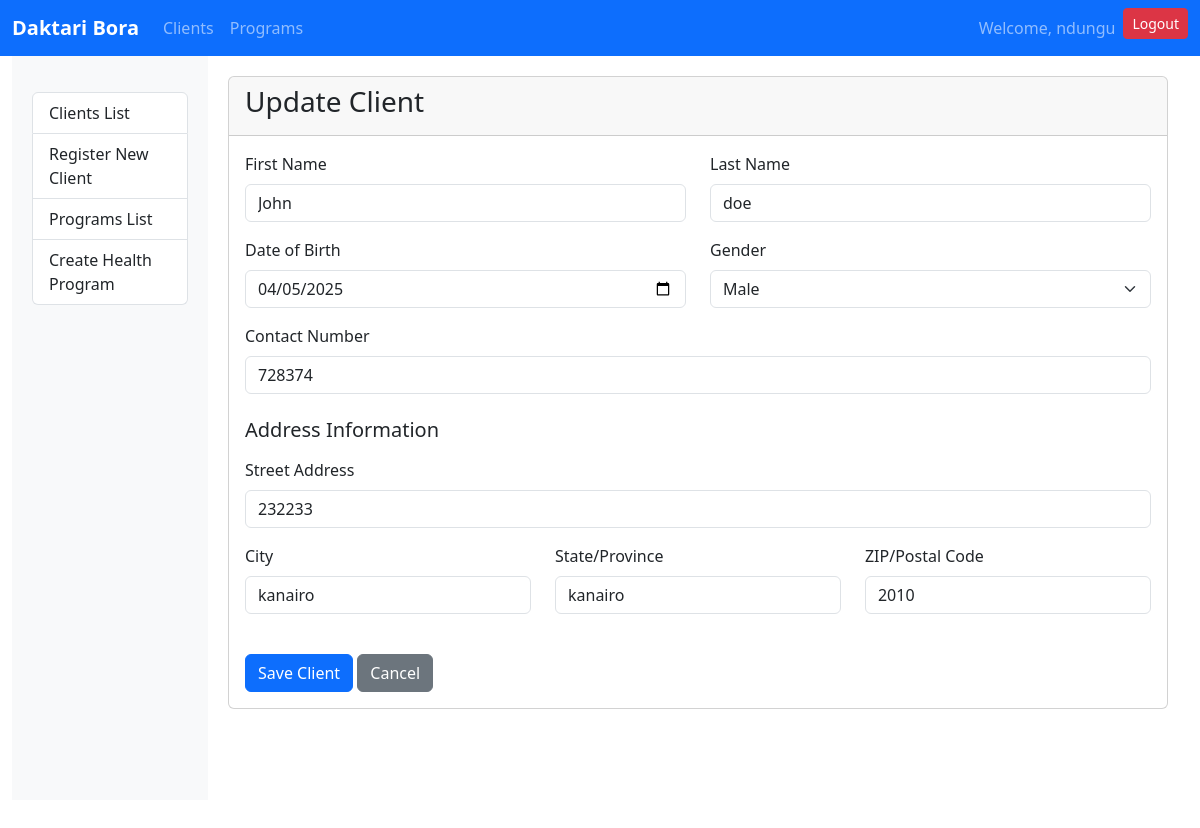
/clients/1/update/ (signed in), run on the app's committed database.
### clients/models.py (models this page shows, shortened)
class Client(models.Model):
    GENDER_CHOICES = [
        ('male', 'Male'),
        ('female', 'Female'),
        ('other', 'Other'),
    ]
    first_name = models.CharField(max_length=100)
    last_name = models.CharField(max_length=100)
    date_of_birth = models.DateField()
    gender = models.CharField(max_length=10, choices=GENDER_CHOICES)
    contact_number = models.CharField(max_length=15, blank=True, null=True)
    street_address = models.CharField(max_length=255, blank=True, null=True)
    city = models.CharField(max_length=100, blank=True, null=True)
    state = models.CharField(max_length=100, blank=True, null=True)
    zip_code = models.CharField(max_length=20, blank=True, null=True)
    created_by = models.ForeignKey(User, on_delete=models.SET_NULL, null=True)
    created_at = models.DateTimeField(auto_now_add=True)
    updated_at = models.DateTimeField(auto_now=True)

### clients/views.py (the view)
# urls.py: path('<int:pk>/update/', views.client_update, name='client_update'),
@login_required
def client_update(request, pk):
    client = get_object_or_404(Client, pk=pk, created_by=request.user)
    if request.method == 'POST':
        form = ClientForm(request.POST, instance=client)
        if form.is_valid():
            form.save()
            messages.success(request, 'Client updated successfully!')
            return redirect('client_detail', pk=client.pk)
    else:
        form = ClientForm(instance=client)
    return render(request, 'clients/client_form.html', {
        'form': form,
        'title': 'Update Client'
    })

### clients/forms.py
class ClientForm(forms.ModelForm):
    class Meta:
        model = Client
        fields = [
            'first_name', 'last_name', 'date_of_birth', 'gender',
            'contact_number', 'street_address', 'city', 'state', 'zip_code'
        ]
        widgets = {
            'date_of_birth': forms.DateInput(attrs={'type': 'date'}),
        }

### templates/clients/client_form.html (shortened to what this page needs)
{% extends 'base.html' %}
{% block content %}
<div class="card">
    <div class="card-header">
        <h3>{{ title }}</h3>
    </div>
    <div class="card-body">
        <form method="post">
            <div class="row">
                <div class="col-md-6 mb-3">
                    <label for="{{ form.first_name.id_for_label }}" class="form-label">First Name</label>
                    <input type="text" name="{{ form.first_name.name }}" id="{{ form.first_name.id_for_label }}"
                           class="form-control {% if form.first_name.errors %}is-invalid{% endif %}"
                           value="{{ form.first_name.value|default:'' }}" required>
                </div>
                <div class="col-md-6 mb-3">
                    <label for="{{ form.last_name.id_for_label }}" class="form-label">Last Name</label>
                    <input type="text" name="{{ form.last_name.name }}" id="{{ form.last_name.id_for_label }}"
                           class="form-control {% if form.last_name.errors %}is-invalid{% endif %}"
                           value="{{ form.last_name.value|default:'' }}" required>
                </div>
            </div>
            <div class="row">
                <div class="col-md-6 mb-3">
                    <label for="{{ form.date_of_birth.id_for_label }}" class="form-label">Date of Birth</label>
                    <input type="date" name="{{ form.date_of_birth.name }}" id="{{ form.date_of_birth.id_for_label }}"
                           class="form-control {% if form.date_of_birth.errors %}is-invalid{% endif %}"
                           value="{{ form.date_of_birth.value|date:'Y-m-d'|default:'' }}" required>
                </div>
                <div class="col-md-6 mb-3">
                    <label for="{{ form.gender.id_for_label }}" class="form-label">Gender</label>
                    <select name="{{ form.gender.name }}" id="{{ form.gender.id_for_label }}"
                            class="form-select {% if form.gender.errors %}is-invalid{% endif %}" required>
                        {% for choice in form.gender.field.choices %}
                            <option value="{{ choice.0 }}" {% if form.gender.value == choice.0 %}selected{% endif %}>
                                {{ choice.1 }}
                            </option>
                        {% endfor %}
                    </select>
                </div>
            </div>
            <div class="mb-3">
                <label for="{{ form.contact_number.id_for_label }}" class="form-label">Contact Number</label>
                <input type="text" name="{{ form.contact_number.name }}" id="{{ form.contact_number.id_for_label }}"
                       class="form-control {% if form.contact_number.errors %}is-invalid{% endif %}"
                       value="{{ form.contact_number.value|default:'' }}">
            </div>
            <h5 class="mt-4 mb-3">Address Information</h5>
            <div class="mb-3">
                <label for="{{ form.street_address.id_for_label }}" class="form-label">Street Address</label>
                <input type="text" name="{{ form.street_address.name }}" id="{{ form.street_address.id_for_label }}"
                       class="form-control {% if form.street_address.errors %}is-invalid{% endif %}"
                       value="{{ form.street_address.value|default:'' }}">
            </div>
            <div class="row">
                <div class="col-md-4 mb-3">
                    <label for="{{ form.city.id_for_label }}" class="form-label">City</label>
                    <input type="text" name="{{ form.city.name }}" id="{{ form.city.id_for_label }}"
                           class="form-control {% if form.city.errors %}is-invalid{% endif %}"
                           value="{{ form.city.value|default:'' }}">
                </div>
                <div class="col-md-4 mb-3">
                    <label for="{{ form.state.id_for_label }}" class="form-label">State/Province</label>
                    <input type="text" name="{{ form.state.name }}" id="{{ form.state.id_for_label }}"
                           class="form-control {% if form.state.errors %}is-invalid{% endif %}"
                           value="{{ form.state.value|default:'' }}">
                </div>
                <div class="col-md-4 mb-3">
                    <label for="{{ form.zip_code.id_for_label }}" class="form-label">ZIP/Postal Code</label>
                    <input type="text" name="{{ form.zip_code.name }}" id="{{ form.zip_code.id_for_label }}"
                           class="form-control {% if form.zip_code.errors %}is-invalid{% endif %}"
                           value="{{ form.zip_code.value|default:'' }}">
                </div>
            </div>
            <div class="mt-4">
                <button type="submit" class="btn btn-primary">Save Client</button>
                <a href="{% url 'client_list' %}" class="btn btn-secondary">Cancel</a>
            </div>
        </form>
    </div>
</div>
{% endblock %}

### templates/base.html (shortened to what this page needs)
{% load django_bootstrap5 %}
<!DOCTYPE html>
<html lang="en">
<head>
    <link href="https://cdn.jsdelivr.net/npm/bootstrap@5.3.0/dist/css/bootstrap.min.css" rel="stylesheet">
</head>
<body>
    <nav class="navbar navbar-expand-lg navbar-dark bg-primary sticky-top">
        <div class="container-fluid">
            <a class="navbar-brand" href="{% url 'client_list' %}">Daktari Bora</a>
            <div class="collapse navbar-collapse" id="navbarNavDropdown">
                <ul class="navbar-nav me-auto">
                    <li class="nav-item">
                        <a class="nav-link" href="{% url 'client_list' %}">Clients</a>
                    </li>
                    <li class="nav-item">
                        <a class="nav-link" href="{% url 'program_list' %}">Programs</a>
                    </li>
                </ul>
                <ul class="navbar-nav ms-auto">
                    {% if user.is_authenticated %}
                        <li class="nav-item d-none d-sm-block">
                            <span class="nav-link">Welcome, {{ user.username }}</span>
                        </li>
                        <li class="nav-item">
                            <a class="btn btn-danger btn-sm" href="{% url 'logout' %}">Logout</a>
                        </li>
                    {% endif %}
                </ul>
            </div>
        </div>
    </nav>
    <div class="container-fluid content-wrapper">
        <div class="row g-0">
            {% if user.is_authenticated %}
                <div class="col-12 col-lg-2 sidebar d-none d-lg-block">
                    <div class="list-group mt-3">
                        <a href="{% url 'client_list' %}" class="list-group-item list-group-item-action">Clients List</a>
                        <a href="{% url 'client_create' %}" class="list-group-item list-group-item-action">Register New Client</a>
                        <a href="{% url 'program_list' %}" class="list-group-item list-group-item-action">Programs List</a>
                        <a href="{% url 'program_create' %}" class="list-group-item list-group-item-action">Create Health Program</a>
                    </div>
                </div>
                <div class="col-12 col-lg-10 content">
            {% else %}
                <div class="col-12 content">
            {% endif %}
                    {% block content %}{% endblock %}
                </div>
        </div>
    </div>
</body>
</html>

### templates/base.html (style rules this page uses)
.navbar-brand { font-weight: bold; }
.content-wrapper { margin-bottom: 30px; }
@media (min-width: 992px) { .sidebar { min-height: calc(100vh - 56px); position: sticky; top: 56px; height: calc(100vh - 56px); overflow-y: auto; z-index: 1000; background-color: #f8f9fa; padding: 20px; } }
@media (min-width: 992px) { .content { padding: 20px; } }

### data on the page
Client: first_name "John", last_name "doe", date_of_birth "04/05/2025", gender "Male", contact_number "728374", street_address "232233", city "kanairo", state "kanairo", zip_code "2010"

### other printed values
{{ user.username }} "ndungu"
{{ title }} "Update Client"
